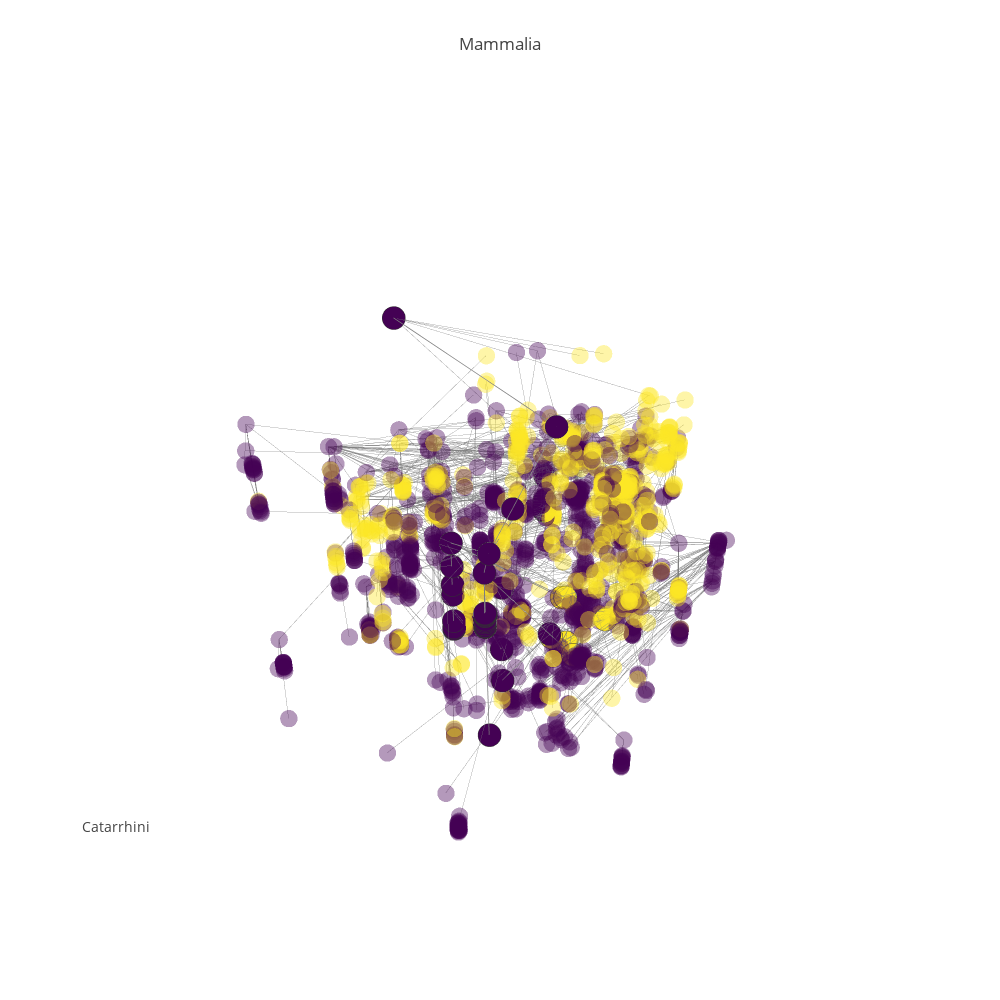

Write notebook code for a chart like this one.
### Code cell
#pgp.plot_data
pgp.render_plot()
#pgp.render_plot(publish=True, filename="Mammals")

### Figure 1 — Plotly figure (JSON) as saved in the notebook; plotly's stock layout.template omitted (floating-point values rounded to 4 significant figures; data arrays with more than 128 entries replaced by an {"elided": "..."} marker saying what was removed)
{"data": [{"hoverinfo": "none", "line": {"color": "rgb(125,125,125)", "width": 1}, "mode": "lines", "opacity": 0.6, "type": "scatter3d", "uid": "d32371f4-c38d-11e8-bc63-f45c89a09993", "x": {"elided": "5064 float values"}, "y": {"elided": "5064 float values"}, "z": {"elided": "5064 float values"}}, {"hoverinfo": "none", "line": {"color": "rgb(125,125,125)", "width": 1.5}, "mode": "lines", "opacity": 1, "type": "scatter3d", "uid": "d324f6e4-c38d-11e8-80e6-f45c89a09993", "x": {"elided": "162 float values"}, "y": {"elided": "162 float values"}, "z": {"elided": "162 float values"}}, {"hoverinfo": "skip", "marker": {"color": {"elided": "1688 int values"}, "colorscale": "Viridis", "opacity": 0.4, "size": 6, "symbol": "circle"}, "mode": "markers", "name": "actors", "type": "scatter3d", "uid": "d324f998-c38d-11e8-bdae-f45c89a09993", "x": {"elided": "1688 float values"}, "y": {"elided": "1688 float values"}, "z": {"elided": "1688 float values"}}, {"hoverinfo": "text", "marker": {"color": [0, 0, 0, 0, 0, 0, 0, 0, 0, 0, 0, 0, 0, 0, 0, 0, 0, 0, 0, 0, 0, 0, 0, 0, 0, 0, 0, 2, 2, 0, 0, 2, 2, 2, 2, 0, 0, 0, 0, 0, 0, 0, 0, 0, 0, 0, 0, 0, 0, 0, 0, 0, 0, 0], "colorscale": "Viridis", "line": {"color": "rgb(50,50,50)", "width": 0.5}, "size": 8, "symbol": "circle"}, "mode": "markers", "name": "actors", "text": ["<a href=\"https://en.wikipedia.org/wiki/Mammalia\">Mammalia (225.0 MYA)</a>", "<a href=\"https://en.wikipedia.org/wiki/Eutheria\">Eutheria (161.0 MYA)</a>", "<a href=\"https://en.wikipedia.org/wiki/Primates\">Primates (55.0 MYA)</a>", "<a href=\"https://en.wikipedia.org/wiki/Catarrhini\">Catarrhini (46.75 MYA)</a>", "<a href=\"https://en.wikipedia.org/wiki/Cercopithecidae\">Cercopithecidae (35.0 MYA)</a>", "<a href=\"https://en.wikipedia.org/wiki/Macaca\">Macaca (17.5 MYA)</a>", "<a href=\"https://en.wikipedia.org/wiki/Cercocebus\">Cercocebus (17.5 MYA)</a>", "<a href=\"https://en.wikipedia.org/wiki/Mandrillus\">Mandrillus (17.5 MYA)</a>", "<a href=\"https://en.wikipedia.org/wiki/Papio\">Papio (2.0 MYA)</a>", "<a href=\"https://en.wikipedia.org/wiki/Theropithecus\">Theropithecus (17.5 MYA)</a>", "<a href=\"https://en.wikipedia.org/wiki/Cercopithecus\">Cercopithecus (17.5 MYA)</a>", "<a href=\"https://en.wikipedia.org/wiki/Erythrocebus\">Erythrocebus (17.5 MYA)</a>", "<a href=\"https://en.wikipedia.org/wiki/Miopithecus\">Miopithecus (17.5 MYA)</a>", "<a href=\"https://en.wikipedia.org/wiki/Allenopithecus\">Allenopithecus (17.5 MYA)</a>", "<a href=\"https://en.wikipedia.org/wiki/Collobus\">Collobus (17.5 MYA)</a>", "<a href=\"https://en.wikipedia.org/wiki/Procolobus\">Procolobus (17.5 MYA)</a>", "<a href=\"https://en.wikipedia.org/wiki/Pygathrix\">Pygathrix (17.5 MYA)</a>", "<a href=\"https://en.wikipedia.org/wiki/Simias\">Simias (17.5 MYA)</a>", "<a href=\"https://en.wikipedia.org/wiki/Nasalis\">Nasalis (17.5 MYA)</a>", "<a href=\"https://en.wikipedia.org/wiki/Presbytis\">Presbytis (17.5 MYA)</a>", "<a href=\"https://en.wikipedia.org/wiki/Hominidae\">Hominidae (17.0 MYA)</a>", "<a href=\"https://en.wikipedia.org/wiki/Pongo\">Pongo (8.5 MYA)</a>", "<a href=\"https://en.wikipedia.org/wiki/Pongo abelii\">Pongo abelii (4.25 MYA)</a>", "<a href=\"https://en.wikipedia.org/wiki/Pongo pygmaeus\">Pongo pygmaeus (4.25 MYA)</a>", "<a href=\"https://en.wikipedia.org/wiki/Pan\">Pan (11.5 MYA)</a>", "<a href=\"https://en.wikipedia.org/wiki/Pan paniscus\">Pan paniscus (1.5 MYA)</a>", "<a href=\"https://en.wikipedia.org/wiki/Pan troglodytes\">Pan troglodytes (6.0 MYA)</a>", "<a href=\"https://en.wikipedia.org/wiki/Ardipithecus\">Ardipithecus (5.6 MYA)</a>", "<a href=\"https://en.wikipedia.org/wiki/Australopithecus\">Australopithecus (4.5 MYA)</a>", "<a href=\"https://en.wikipedia.org/wiki/Homo\">Homo (2.1 MYA)</a>", "<a href=\"https://en.wikipedia.org/wiki/Homo sapiens\">Homo sapiens (0.35 MYA)</a>", "<a href=\"https://en.wikipedia.org/wiki/Homo erectus\">Homo erectus (1.9 MYA)</a>", "<a href=\"https://en.wikipedia.org/wiki/Homo ergaster\">Homo ergaster (1.9 MYA)</a>", "<a href=\"https://en.wikipedia.org/wiki/Homo rudolfensis\">Homo rudolfensis (1.785 MYA)</a>", "<a href=\"https://en.wikipedia.org/wiki/Homo habilis\">Homo habilis (1.785 MYA)</a>", "<a href=\"https://en.wikipedia.org/wiki/Gorilla\">Gorilla (8.5 MYA)</a>", "<a href=\"https://en.wikipedia.org/wiki/Gorilla beringei\">Gorilla beringei (4.25 MYA)</a>", "<a href=\"https://en.wikipedia.org/wiki/Gorilla gorilla\">Gorilla gorilla (4.25 MYA)</a>", "<a href=\"https://en.wikipedia.org/wiki/Hylobatidae\">Hylobatidae (8.0 MYA)</a>", "<a href=\"https://en.wikipedia.org/wiki/Hylobates\">Hylobates (4.0 MYA)</a>", "<a href=\"https://en.wikipedia.org/wiki/Hylobates agilis\">Hylobates agilis (4.0 MYA)</a>", "<a href=\"https://en.wikipedia.org/wiki/Hylobates lar\">Hylobates lar (4.0 MYA)</a>", "<a href=\"https://en.wikipedia.org/wiki/Hylobates muelleri\">Hylobates muelleri (4.0 MYA)</a>", "<a href=\"https://en.wikipedia.org/wiki/Hylobates moloch\">Hylobates moloch (4.0 MYA)</a>", "<a href=\"https://en.wikipedia.org/wiki/Hylobates pileatus\">Hylobates pileatus (4.0 MYA)</a>", "<a href=\"https://en.wikipedia.org/wiki/Hylobates klossii\">Hylobates klossii (4.0 MYA)</a>", "<a href=\"https://en.wikipedia.org/wiki/Bunopithecus hoolock\">Bunopithecus hoolock (4.0 MYA)</a>", "<a href=\"https://en.wikipedia.org/wiki/Symphalangus syndactylus\">Symphalangus syndactylus (4.0 MYA)</a>", "<a href=\"https://en.wikipedia.org/wiki/Nomascus\">Nomascus (4.0 MYA)</a>", "<a href=\"https://en.wikipedia.org/wiki/Nomascus gabriellae\">Nomascus gabriellae (4.0 MYA)</a>", "<a href=\"https://en.wikipedia.org/wiki/Nomascus hainanus\">Nomascus hainanus (4.0 MYA)</a>", "<a href=\"https://en.wikipedia.org/wiki/Nomascus leucogenys\">Nomascus leucogenys (4.0 MYA)</a>", "<a href=\"https://en.wikipedia.org/wiki/Nomascus siki\">Nomascus siki (4.0 MYA)</a>", "<a href=\"https://en.wikipedia.org/wiki/Nomascus concolor\">Nomascus concolor (4.0 MYA)</a>"], "type": "scatter3d", "uid": "d324fb38-c38d-11e8-92c1-f45c89a09993", "x": [8.905, 10.08, 13.25, 17.86, 18.41, 18.34, 18.38, 18.41, 17.91, 18.41, 18.38, 18.41, 18.4, 18.41, 17.76, 18.41, 18.41, 18.41, 18.41, 18.41, 11.23, 11.23, 11.23, 11.23, 11.23, 3.764, 3.677, -1.989, -3.497, -1.764, 3.393, -1.939, -2.665, -11.28, -3.766, 11.23, 11.23, 11.23, -19.99, -19.99, -19.99, -19.99, -19.99, -19.99, -19.99, -19.99, -19.99, -19.99, -19.99, -19.49, -19.99, -19.99, -19.99, -19.99], "y": [-10.98, 20.21, 16.43, 17.2, 16.98, 16.92, 16.97, 16.98, 17.07, 16.98, 16.97, 16.98, 16.96, 16.98, 16.43, 16.98, 16.98, 16.98, 16.98, 16.98, 1.944, 1.944, 1.944, 1.944, 1.944, 4.176, 4.185, 11.78, 9.631, 9.041, 3.997, 9.289, 13.33, 12.16, 10.81, 1.944, 1.944, 1.942, -10.78, -10.81, -10.81, -10.78, -10.81, -10.78, -10.78, -10.78, -10.78, -10.78, -10.78, -10.22, -10.78, -10.78, -10.78, -10.78], "z": [5.382, 5.094, 4.113, 3.793, 3.562, 2.901, 2.974, 2.818, 1.111, 2.838, 2.826, 3.013, 2.885, 2.927, 2.93, 3.008, 2.984, 2.859, 2.907, 2.997, 2.951, 2.165, 1.744, 1.64, 2.604, 0.9465, 1.989, 1.9, 1.717, 1.16, 0.3435, 1.105, 0.9704, 1.039, 0.9894, 2.321, 1.62, 1.612, 2.132, 1.603, 1.567, 1.613, 1.669, 1.541, 1.523, 1.596, 1.651, 1.708, 1.626, 1.579, 1.577, 1.538, 1.63, 1.53]}], "layout": {"annotations": [{"font": {"size": 14}, "showarrow": false, "text": "Catarrhini", "x": 0, "xanchor": "left", "xref": "paper", "y": 0.1, "yanchor": "bottom", "yref": "paper"}], "height": 1000, "hovermode": "closest", "margin": {"t": 100}, "scene": {"xaxis": {"showbackground": false, "showgrid": false, "showline": false, "showticklabels": false, "title": "", "zeroline": false}, "yaxis": {"showbackground": false, "showgrid": false, "showline": false, "showticklabels": false, "title": "", "zeroline": false}, "zaxis": {"showbackground": false, "showgrid": false, "showline": false, "showticklabels": false, "title": "", "zeroline": false}}, "showlegend": false, "title": "Mammalia", "width": 1000}}
